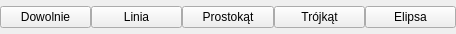
<?xml version="1.0" encoding="UTF-8"?>
<ui version="4.0">
 <class>DrawPanel</class>
 <widget class="QWidget" name="DrawPanel">
  <property name="geometry">
   <rect>
    <x>0</x>
    <y>0</y>
    <width>456</width>
    <height>34</height>
   </rect>
  </property>
  <property name="sizePolicy">
   <sizepolicy hsizetype="Expanding" vsizetype="Expanding">
    <horstretch>0</horstretch>
    <verstretch>0</verstretch>
   </sizepolicy>
  </property>
  <property name="windowTitle">
   <string>Form</string>
  </property>
  <layout class="QHBoxLayout" name="horizontalLayout">
   <property name="spacing">
    <number>0</number>
   </property>
   <property name="leftMargin">
    <number>0</number>
   </property>
   <property name="topMargin">
    <number>0</number>
   </property>
   <property name="rightMargin">
    <number>0</number>
   </property>
   <property name="bottomMargin">
    <number>0</number>
   </property>
   <item>
    <widget class="QPushButton" name="freeDrawButton">
     <property name="text">
      <string>Dowolnie</string>
     </property>
    </widget>
   </item>
   <item>
    <widget class="QPushButton" name="lineDrawButton">
     <property name="text">
      <string>Linia</string>
     </property>
    </widget>
   </item>
   <item>
    <widget class="QPushButton" name="rectangleDrawButton">
     <property name="text">
      <string>Prostokąt</string>
     </property>
    </widget>
   </item>
   <item>
    <widget class="QPushButton" name="triangleDrawButton">
     <property name="text">
      <string>Trójkąt</string>
     </property>
    </widget>
   </item>
   <item>
    <widget class="QPushButton" name="ellipseDrawButton">
     <property name="text">
      <string>Elipsa</string>
     </property>
    </widget>
   </item>
  </layout>
 </widget>
 <resources/>
 <connections/>
</ui>
